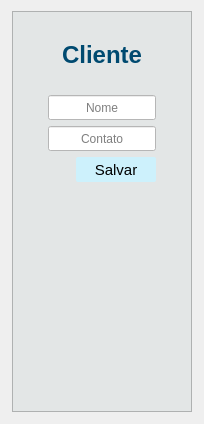
                <widget class="QWidget" name="tab_1">
                 <attribute name="title">
                  <string>Cadastro</string>
                 </attribute>
                 <layout class="QGridLayout" name="gridLayout_2">
                  <item row="0" column="2">
                   <spacer name="horizontalSpacer_2">
                    <property name="orientation">
                     <enum>Qt::Horizontal</enum>
                    </property>
                    <property name="sizeType">
                     <enum>QSizePolicy::Fixed</enum>
                    </property>
                    <property name="sizeHint" stdset="0">
                     <size>
                      <width>1</width>
                      <height>20</height>
                     </size>
                    </property>
                   </spacer>
                  </item>
                  <item row="2" column="1">
                   <spacer name="verticalSpacer_24">
                    <property name="orientation">
                     <enum>Qt::Vertical</enum>
                    </property>
                    <property name="sizeType">
                     <enum>QSizePolicy::Fixed</enum>
                    </property>
                    <property name="sizeHint" stdset="0">
                     <size>
                      <width>20</width>
                      <height>1</height>
                     </size>
                    </property>
                   </spacer>
                  </item>
                  <item row="1" column="0">
                   <spacer name="horizontalSpacer_5">
                    <property name="orientation">
                     <enum>Qt::Horizontal</enum>
                    </property>
                    <property name="sizeType">
                     <enum>QSizePolicy::Fixed</enum>
                    </property>
                    <property name="sizeHint" stdset="0">
                     <size>
                      <width>1</width>
                      <height>20</height>
                     </size>
                    </property>
                   </spacer>
                  </item>
                  <item row="0" column="1" rowspan="2">
                   <widget class="QFrame" name="frame_5">
                    <property name="minimumSize">
                     <size>
                      <width>0</width>
                      <height>0</height>
                     </size>
                    </property>
                    <property name="styleSheet">
                     <string notr="true">QPushButton:hover{
	border-radius:15px;
}
QLineEdit{

	
	background-color: rgb(255,255,255);
	font: 10pt &quot;MS Shell Dlg 2&quot;;
}

QFrame{

	
		background-color: rgb(227, 230, 230);

}
</string>
                    </property>
                    <property name="frameShape">
                     <enum>QFrame::StyledPanel</enum>
                    </property>
                    <property name="frameShadow">
                     <enum>QFrame::Raised</enum>
                    </property>
                    <layout class="QGridLayout" name="gridLayout">
                     <item row="4" column="1">
                      <spacer name="verticalSpacer_8">
                       <property name="orientation">
                        <enum>Qt::Vertical</enum>
                       </property>
                       <property name="sizeType">
                        <enum>QSizePolicy::Fixed</enum>
                       </property>
                       <property name="sizeHint" stdset="0">
                        <size>
                         <width>20</width>
                         <height>20</height>
                        </size>
                       </property>
                      </spacer>
                     </item>
                     <item row="11" column="0">
                      <spacer name="verticalSpacer_17">
                       <property name="orientation">
                        <enum>Qt::Horizontal</enum>
                       </property>
                       <property name="sizeType">
                        <enum>QSizePolicy::Fixed</enum>
                       </property>
                       <property name="sizeHint" stdset="0">
                        <size>
                         <width>20</width>
                         <height>20</height>
                        </size>
                       </property>
                      </spacer>
                     </item>
                     <item row="13" column="2">
                      <spacer name="verticalSpacer_4">
                       <property name="orientation">
                        <enum>Qt::Vertical</enum>
                       </property>
                       <property name="sizeType">
                        <enum>QSizePolicy::Expanding</enum>
                       </property>
                       <property name="sizeHint" stdset="0">
                        <size>
                         <width>50</width>
                         <height>220</height>
                        </size>
                       </property>
                      </spacer>
                     </item>
                     <item row="10" column="1" colspan="2">
                      <widget class="QLineEdit" name="lineEdit_3">
                       <property name="sizePolicy">
                        <sizepolicy hsizetype="Preferred" vsizetype="Preferred">
                         <horstretch>0</horstretch>
                         <verstretch>0</verstretch>
                        </sizepolicy>
                       </property>
                       <property name="minimumSize">
                        <size>
                         <width>50</width>
                         <height>25</height>
                        </size>
                       </property>
                       <property name="maximumSize">
                        <size>
                         <width>2000</width>
                         <height>25</height>
                        </size>
                       </property>
                       <property name="mouseTracking">
                        <bool>true</bool>
                       </property>
                       <property name="text">
                        <string/>
                       </property>
                       <property name="alignment">
                        <set>Qt::AlignCenter</set>
                       </property>
                       <property name="placeholderText">
                        <string>Nome</string>
                       </property>
                      </widget>
                     </item>
                     <item row="12" column="3">
                      <spacer name="verticalSpacer_20">
                       <property name="orientation">
                        <enum>Qt::Horizontal</enum>
                       </property>
                       <property name="sizeType">
                        <enum>QSizePolicy::Fixed</enum>
                       </property>
                       <property name="sizeHint" stdset="0">
                        <size>
                         <width>20</width>
                         <height>20</height>
                        </size>
                       </property>
                      </spacer>
                     </item>
                     <item row="12" column="0" colspan="2">
                      <spacer name="horizontalSpacer">
                       <property name="orientation">
                        <enum>Qt::Horizontal</enum>
                       </property>
                       <property name="sizeType">
                        <enum>QSizePolicy::Preferred</enum>
                       </property>
                       <property name="sizeHint" stdset="0">
                        <size>
                         <width>28</width>
                         <height>20</height>
                        </size>
                       </property>
                      </spacer>
                     </item>
                     <item row="12" column="2">
                      <widget class="QPushButton" name="pushButton">
                       <property name="sizePolicy">
                        <sizepolicy hsizetype="Preferred" vsizetype="Preferred">
                         <horstretch>0</horstretch>
                         <verstretch>0</verstretch>
                        </sizepolicy>
                       </property>
                       <property name="minimumSize">
                        <size>
                         <width>80</width>
                         <height>25</height>
                        </size>
                       </property>
                       <property name="maximumSize">
                        <size>
                         <width>60</width>
                         <height>16777215</height>
                        </size>
                       </property>
                       <property name="font">
                        <font>
                         <pointsize>11</pointsize>
                        </font>
                       </property>
                       <property name="cursor">
                        <cursorShape>PointingHandCursor</cursorShape>
                       </property>
                       <property name="styleSheet">
                        <string notr="true">QPushButton{
	
	background-color: rgb(205, 241, 252);
		border-radius:2px;
	color: rgb(0, 0, 0);
}

QPushButton:hover{
	border-radius:15px;
	background-color: rgb(255, 255, 255);
}</string>
                       </property>
                       <property name="text">
                        <string>Salvar</string>
                       </property>
                      </widget>
                     </item>
                     <item row="9" column="1">
                      <spacer name="verticalSpacer_5">
                       <property name="orientation">
                        <enum>Qt::Vertical</enum>
                       </property>
                       <property name="sizeType">
                        <enum>QSizePolicy::Fixed</enum>
                       </property>
                       <property name="sizeHint" stdset="0">
                        <size>
                         <width>20</width>
                         <height>20</height>
                        </size>
                       </property>
                      </spacer>
                     </item>
                     <item row="10" column="0">
                      <spacer name="verticalSpacer_16">
                       <property name="orientation">
                        <enum>Qt::Horizontal</enum>
                       </property>
                       <property name="sizeType">
                        <enum>QSizePolicy::Fixed</enum>
                       </property>
                       <property name="sizeHint" stdset="0">
                        <size>
                         <width>20</width>
                         <height>20</height>
                        </size>
                       </property>
                      </spacer>
                     </item>
                     <item row="11" column="3">
                      <spacer name="verticalSpacer_19">
                       <property name="orientation">
                        <enum>Qt::Horizontal</enum>
                       </property>
                       <property name="sizeType">
                        <enum>QSizePolicy::Fixed</enum>
                       </property>
                       <property name="sizeHint" stdset="0">
                        <size>
                         <width>20</width>
                         <height>20</height>
                        </size>
                       </property>
                      </spacer>
                     </item>
                     <item row="11" column="1" colspan="2">
                      <widget class="QLineEdit" name="lineEdit_2">
                       <property name="sizePolicy">
                        <sizepolicy hsizetype="Preferred" vsizetype="Preferred">
                         <horstretch>0</horstretch>
                         <verstretch>0</verstretch>
                        </sizepolicy>
                       </property>
                       <property name="minimumSize">
                        <size>
                         <width>50</width>
                         <height>25</height>
                        </size>
                       </property>
                       <property name="maximumSize">
                        <size>
                         <width>2000</width>
                         <height>25</height>
                        </size>
                       </property>
                       <property name="alignment">
                        <set>Qt::AlignCenter</set>
                       </property>
                       <property name="placeholderText">
                        <string>Contato</string>
                       </property>
                      </widget>
                     </item>
                     <item row="10" column="3">
                      <spacer name="verticalSpacer_18">
                       <property name="orientation">
                        <enum>Qt::Horizontal</enum>
                       </property>
                       <property name="sizeType">
                        <enum>QSizePolicy::Fixed</enum>
                       </property>
                       <property name="sizeHint" stdset="0">
                        <size>
                         <width>20</width>
                         <height>20</height>
                        </size>
                       </property>
                      </spacer>
                     </item>
                     <item row="5" column="0" colspan="4">
                      <widget class="QLabel" name="label_3">
                       <property name="text">
                        <string>&lt;html&gt;&lt;head/&gt;&lt;body&gt;&lt;p align=&quot;center&quot;&gt;&lt;span style=&quot; font-size:18pt; font-weight:600; color:#004a70;&quot;&gt;Cliente&lt;/span&gt;&lt;/p&gt;&lt;/body&gt;&lt;/html&gt;</string>
                       </property>
                       <property name="alignment">
                        <set>Qt::AlignCenter</set>
                       </property>
                      </widget>
                     </item>
                    </layout>
                   </widget>
                  </item>
                 </layout>
                </widget>
